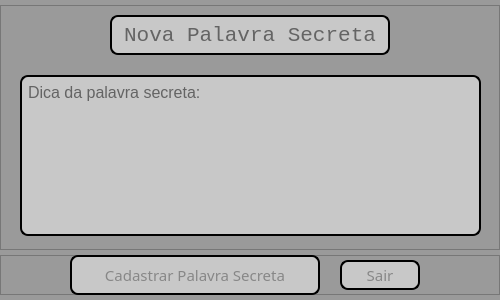
<?xml version="1.0" encoding="UTF-8"?>
<ui version="4.0">
 <class>cadastrarPalavras</class>
 <widget class="QMainWindow" name="cadastrarPalavras">
  <property name="geometry">
   <rect>
    <x>0</x>
    <y>0</y>
    <width>500</width>
    <height>300</height>
   </rect>
  </property>
  <property name="sizePolicy">
   <sizepolicy hsizetype="Fixed" vsizetype="Fixed">
    <horstretch>0</horstretch>
    <verstretch>0</verstretch>
   </sizepolicy>
  </property>
  <property name="minimumSize">
   <size>
    <width>500</width>
    <height>300</height>
   </size>
  </property>
  <property name="maximumSize">
   <size>
    <width>500</width>
    <height>300</height>
   </size>
  </property>
  <property name="windowTitle">
   <string>CADASTRAR NOVAS PALAVRAS</string>
  </property>
  <property name="windowIcon">
   <iconset>
    <normaloff>favicon.ico</normaloff>favicon.ico</iconset>
  </property>
  <property name="styleSheet">
   <string notr="true">background-color: rgb(154, 154, 154);
color: rgb(255, 255, 255);</string>
  </property>
  <widget class="QWidget" name="centralwidget">
   <property name="maximumSize">
    <size>
     <width>500</width>
     <height>300</height>
    </size>
   </property>
   <layout class="QVBoxLayout" name="verticalLayout">
    <property name="spacing">
     <number>0</number>
    </property>
    <property name="leftMargin">
     <number>0</number>
    </property>
    <property name="topMargin">
     <number>0</number>
    </property>
    <property name="rightMargin">
     <number>0</number>
    </property>
    <property name="bottomMargin">
     <number>0</number>
    </property>
    <item>
     <widget class="QFrame" name="frame">
      <property name="maximumSize">
       <size>
        <width>16777215</width>
        <height>245</height>
       </size>
      </property>
      <property name="frameShape">
       <enum>QFrame::StyledPanel</enum>
      </property>
      <property name="frameShadow">
       <enum>QFrame::Raised</enum>
      </property>
      <widget class="QLineEdit" name="inputPalavra">
       <property name="geometry">
        <rect>
         <x>110</x>
         <y>10</y>
         <width>280</width>
         <height>40</height>
        </rect>
       </property>
       <property name="sizePolicy">
        <sizepolicy hsizetype="Preferred" vsizetype="Preferred">
         <horstretch>0</horstretch>
         <verstretch>0</verstretch>
        </sizepolicy>
       </property>
       <property name="maximumSize">
        <size>
         <width>280</width>
         <height>40</height>
        </size>
       </property>
       <property name="font">
        <font>
         <family>Courier New</family>
         <pointsize>16</pointsize>
        </font>
       </property>
       <property name="focusPolicy">
        <enum>Qt::ClickFocus</enum>
       </property>
       <property name="styleSheet">
        <string notr="true">border: 2px solid black;
border-radius: 8px;
padding: 2px;
color: #000;
background-color: rgb(200, 200, 200); 
</string>
       </property>
       <property name="maxLength">
        <number>20</number>
       </property>
       <property name="alignment">
        <set>Qt::AlignCenter</set>
       </property>
       <property name="placeholderText">
        <string>Nova Palavra Secreta</string>
       </property>
      </widget>
      <widget class="QTextEdit" name="inputDica">
       <property name="geometry">
        <rect>
         <x>20</x>
         <y>70</y>
         <width>461</width>
         <height>161</height>
        </rect>
       </property>
       <property name="font">
        <font>
         <pointsize>12</pointsize>
        </font>
       </property>
       <property name="cursor" stdset="0">
        <cursorShape>IBeamCursor</cursorShape>
       </property>
       <property name="focusPolicy">
        <enum>Qt::ClickFocus</enum>
       </property>
       <property name="styleSheet">
        <string notr="true">border: 2px solid black;
border-radius: 8px;
padding: 2px;
color: #000;
background-color: rgb(200, 200, 200); 
</string>
       </property>
       <property name="placeholderText">
        <string>Dica da palavra secreta:</string>
       </property>
      </widget>
     </widget>
    </item>
    <item>
     <widget class="QFrame" name="frame_2">
      <property name="maximumSize">
       <size>
        <width>500</width>
        <height>40</height>
       </size>
      </property>
      <property name="frameShape">
       <enum>QFrame::StyledPanel</enum>
      </property>
      <property name="frameShadow">
       <enum>QFrame::Raised</enum>
      </property>
      <widget class="QPushButton" name="btnCadastrar">
       <property name="geometry">
        <rect>
         <x>70</x>
         <y>0</y>
         <width>250</width>
         <height>40</height>
        </rect>
       </property>
       <property name="font">
        <font>
         <family>Arial Black</family>
         <pointsize>11</pointsize>
        </font>
       </property>
       <property name="cursor">
        <cursorShape>PointingHandCursor</cursorShape>
       </property>
       <property name="styleSheet">
        <string notr="true">QPushButton {
	border: 2px solid;
	border-radius: 8px;
	color: #878787;
	background-color: rgb(200, 200, 200); 
}

QPushButton:hover {
	color: rgb(200, 200, 200);
	background-color: #878787;
}

QPushButton:pressed {
	color: rgb(200, 200, 200);
	background-color: black;
}</string>
       </property>
       <property name="text">
        <string>Cadastrar Palavra Secreta</string>
       </property>
      </widget>
      <widget class="QPushButton" name="btnSair">
       <property name="geometry">
        <rect>
         <x>340</x>
         <y>5</y>
         <width>80</width>
         <height>30</height>
        </rect>
       </property>
       <property name="font">
        <font>
         <family>Arial Black</family>
         <pointsize>11</pointsize>
        </font>
       </property>
       <property name="cursor">
        <cursorShape>PointingHandCursor</cursorShape>
       </property>
       <property name="styleSheet">
        <string notr="true">QPushButton {
	border: 2px solid;
	border-radius: 8px;
	color: #878787;
	background-color: rgb(200, 200, 200); 
}

QPushButton:hover {
	color: rgb(200, 200, 200);
	background-color: #878787;
}

QPushButton:pressed {
	color: rgb(200, 200, 200);
	background-color: black;
}</string>
       </property>
       <property name="text">
        <string>Sair</string>
       </property>
      </widget>
     </widget>
    </item>
   </layout>
  </widget>
 </widget>
 <resources>
  <include location="icones.qrc"/>
 </resources>
 <connections/>
</ui>
